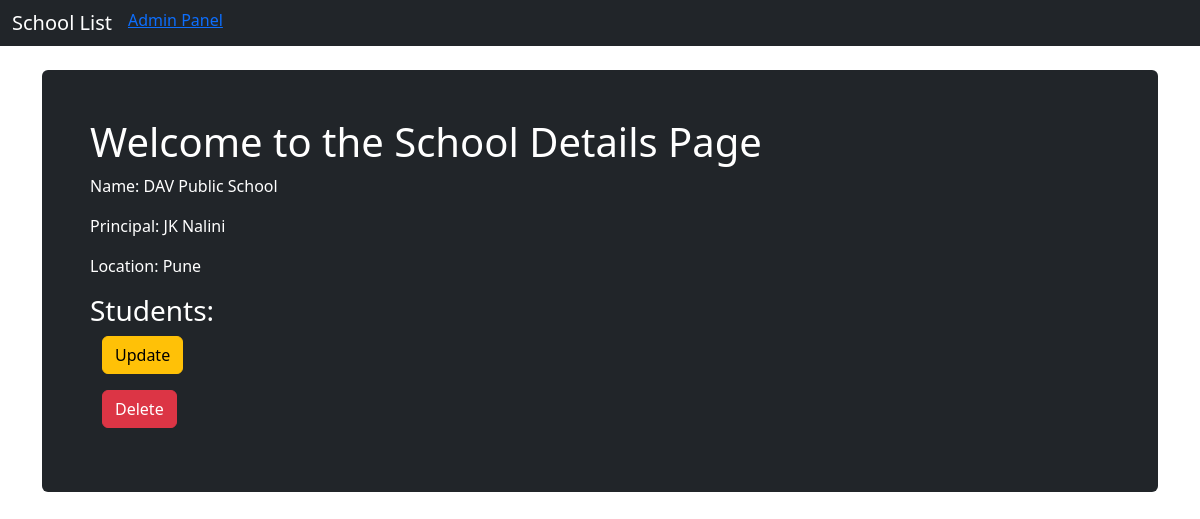
/myapp/3/, run on the app's committed database.
### myapp/models.py (models this page shows, shortened)
class School(models.Model):
    name = models.CharField(max_length=265)
    principal = models.CharField(max_length=265)
    location = models.CharField(max_length=265)

### myapp/views.py (the view)
# urls.py: url(r'^(?P<pk>\d+)/$',views.SchoolDetailView.as_view(),name='details'),
class SchoolDetailView(DetailView):
    def __init__(self):
        print("I was called")
    context_object_name = 'school_detail'
    model = models.School
    template_name = 'myapp/school_detail.html'

### myapp/templates/myapp/school_detail.html (shortened to what this page needs)
{% extends 'myapp/myapp_base.html' %}
{% block body %}
    <div class="mt-4 p-5 bg-dark text-white rounded">
        <h1>Welcome to the School Details Page</h1>
        <p>Name: {{school_detail.name}}</p>
        <p>Principal: {{school_detail.principal}}</p>
        <p>Location: {{school_detail.location}}</p>
            <h3>
            Students:
            </h3>
        <div class="container">
            <p>
                <a class="btn btn-warning" href="{% url 'myapp:update' pk=school_detail.pk%}">Update</a>
            </p>
            <p>
                <a class="btn btn-danger" href="{% url 'myapp:delete' pk=school_detail.pk%}">Delete</a>
            </p>
        </div>
    </div>
{% endblock %}

### data on the page
School: name "DAV Public School", principal "JK Nalini", location "Pune"
